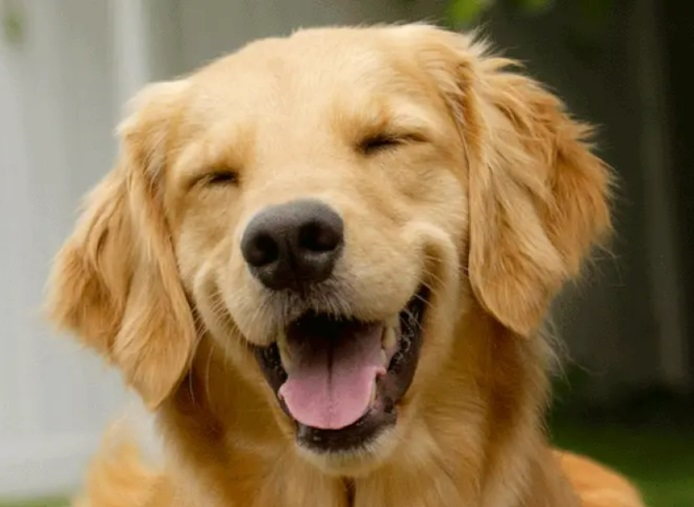
#> input picture mytests/pillow/happy_pup.jpg, 694 x 507 px
$ python 2rotatecrop.py
#> lines starting #> are read from the running program, lines starting #| are printed output that depends on the picture
from PIL import Image, ImageColor # Image color to use words instead of RGB

# First way open and show image
image = Image.open('happy_pup.jpg') # Select image
#> image is the input picture: PIL image 694x507 RGB; mean R, G, B 142.8, 119, 83.1
# image.show() # Show image

# Rotate and show image
# image_rotate = image.rotate(60, expand=True, fillcolor=(255,255,255)) # Rotate and expand to fit whole image
image_rotate = image.rotate(60, expand=True, fillcolor= ImageColor.getcolor('blue','RGB'))
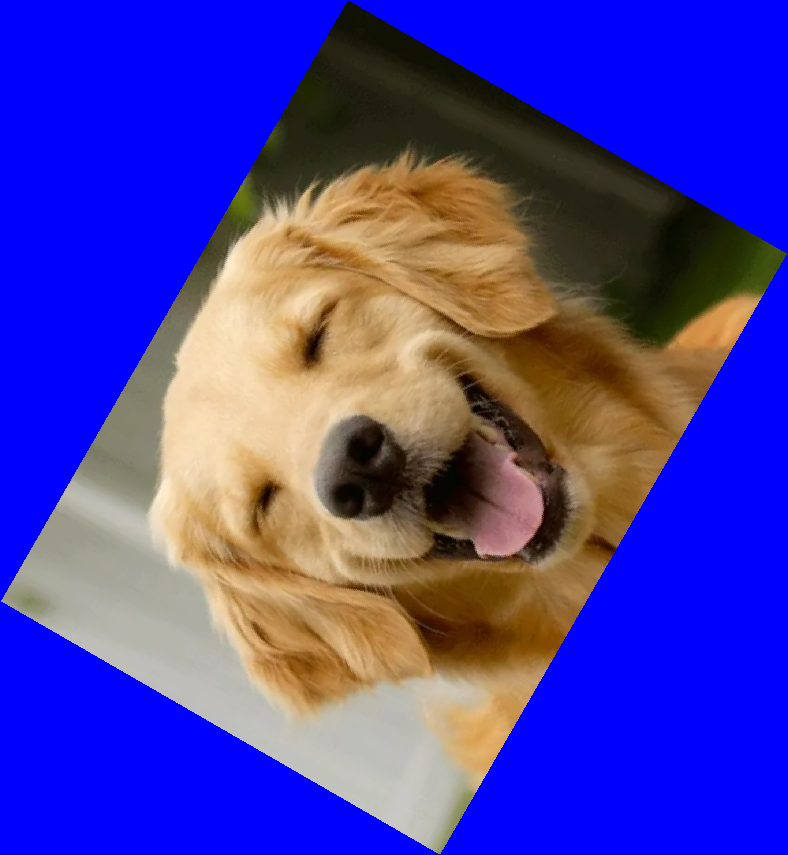
#> image_rotate: PIL image 788x855 RGB; mean R, G, B 74.6, 62.2, 165.2
# print(ImageColor.getcolor('blue','RGB')) # Get values

# Crop
image_crop = image.crop((0, 0, 500, 400)) # crop left_x, top_y, right_x, bottom_y
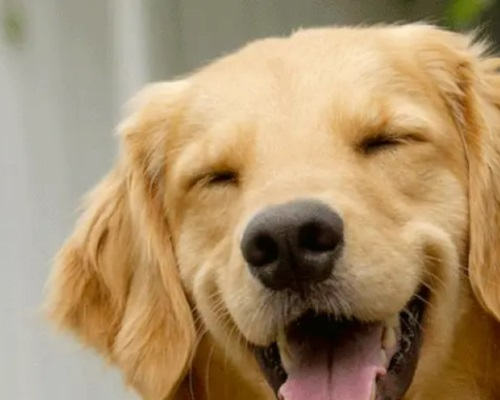
#> image_crop: PIL image 500x400 RGB; mean R, G, B 170, 144.4, 108.5
# image_crop.show()
# print(image.size)
# print(image_crop.size)

# Flip horizontal / vertical
image_flip_horizontal = image.transpose(Image.Transpose.FLIP_LEFT_RIGHT)
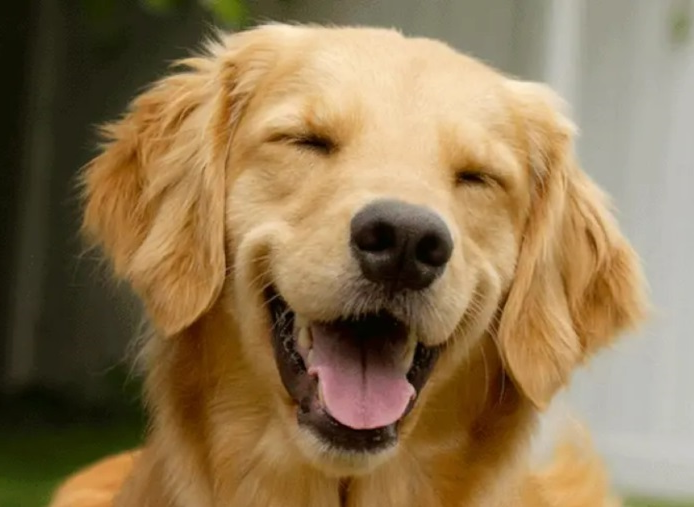
#> image_flip_horizontal: PIL image 694x507 RGB; mean R, G, B 142.8, 119, 83.1
image_flip_vertical = image.transpose(Image.Transpose.FLIP_TOP_BOTTOM)
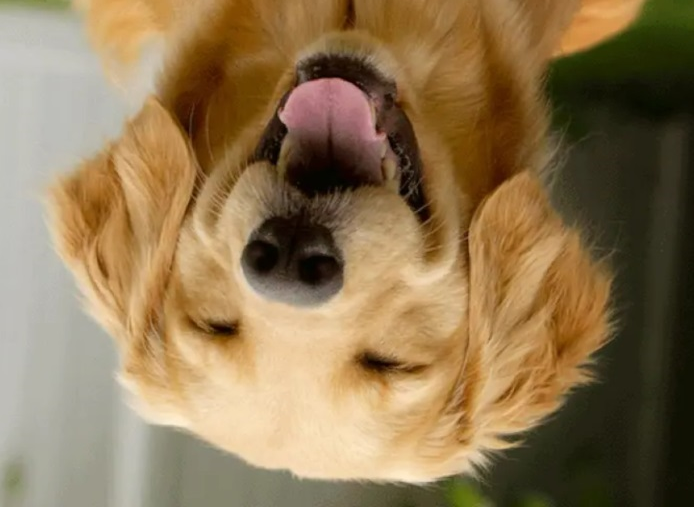
#> image_flip_vertical: PIL image 694x507 RGB; mean R, G, B 142.8, 119, 83.1
image_flip_transpose = image.transpose(Image.Transpose.TRANSPOSE)
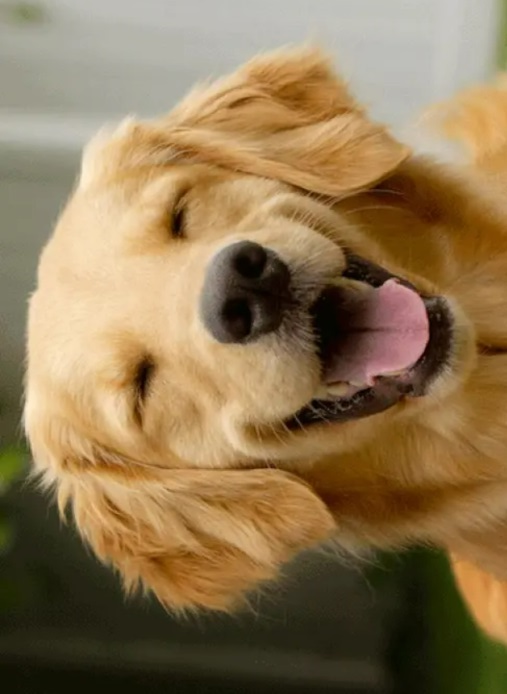
#> image_flip_transpose: PIL image 507x694 RGB; mean R, G, B 142.8, 119, 83.1
# We can use ROTATE_90, ROTATE_180, TRANSPOSE, TRANSVERSE
# image_flip_transpose.show()

# Resize image
image_resize = image.resize((400, 300))  # (Width, Height) - no aspect ratio
scale_factor = 2
new_image_size = (image.size[0] * scale_factor, image.size[1] * scale_factor)
#> new_image_size = (1388, 1014)
image_resize_ratio = image.resize(new_image_size)
image_resize_ratio.show()

$ run again, with mytests/pillow/magic_potion.jpg copied over mytests/pillow/happy_pup.jpg
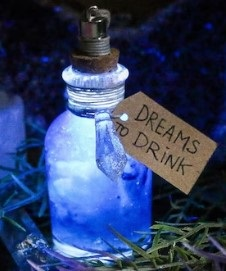
#> input picture mytests/pillow/magic_potion.jpg, 226 x 271 px
#> image is the input picture: PIL image 226x271 RGB; mean R, G, B 51, 65.9, 101.9
#> `image_resize = image.resize((400, 300))`:
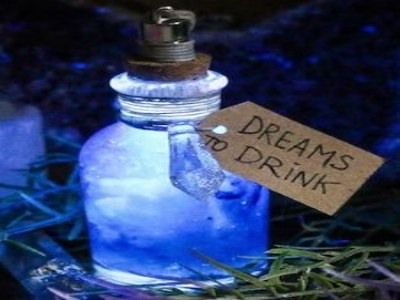
#> image_resize: PIL image 400x300 RGB; mean R, G, B 51.1, 65.9, 101.9
#> `image_resize_ratio = image.resize(new_image_size)`:
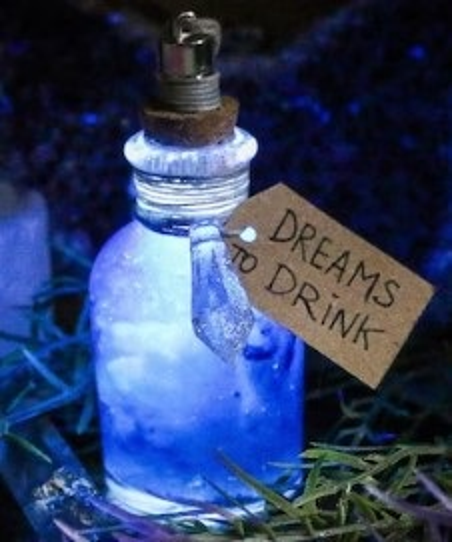
#> image_resize_ratio: PIL image 452x542 RGB; mean R, G, B 51.1, 65.9, 101.9
